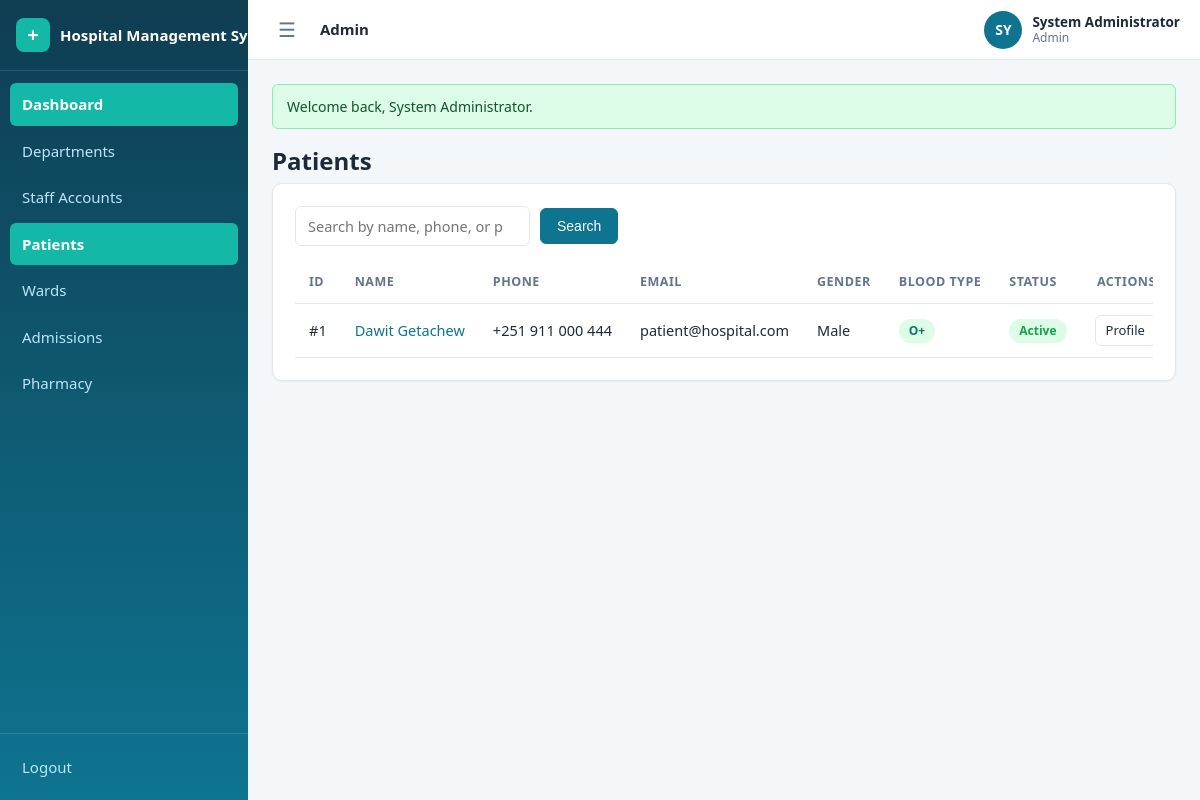
Screenshot of /admin/patients (signed in) with the database file from the repository.
### tables this page shows
CREATE TABLE IF NOT EXISTS patients (
    id                      INT UNSIGNED AUTO_INCREMENT PRIMARY KEY,
    user_id                 INT UNSIGNED NOT NULL,
    date_of_birth           DATE DEFAULT NULL,
    gender                  ENUM('male','female','other') DEFAULT NULL,
    address                 VARCHAR(255) DEFAULT NULL,
    emergency_contact_name  VARCHAR(100) DEFAULT NULL,
    emergency_contact_phone VARCHAR(30)  DEFAULT NULL,
    blood_type              ENUM('A+','A-','B+','B-','AB+','AB-','O+','O-') DEFAULT NULL,
    allergies               TEXT DEFAULT NULL,
    created_at              TIMESTAMP NOT NULL DEFAULT CURRENT_TIMESTAMP,
    UNIQUE KEY uq_patients_user (user_id),
    CONSTRAINT fk_patients_user FOREIGN KEY (user_id) REFERENCES users(id) ON DELETE CASCADE
);

CREATE TABLE IF NOT EXISTS users (
    id             INT UNSIGNED AUTO_INCREMENT PRIMARY KEY,
    role           ENUM('admin','doctor','receptionist','patient','nurse','pharmacist','lab_technician') NOT NULL,
    name           VARCHAR(100) NOT NULL,
    email          VARCHAR(150) NOT NULL,
    password       VARCHAR(255) NOT NULL,
    phone          VARCHAR(30)  DEFAULT NULL,
    photo          VARCHAR(255) DEFAULT NULL,
    status         ENUM('active','inactive') NOT NULL DEFAULT 'active',
    last_login_at  DATETIME DEFAULT NULL,
    created_at     TIMESTAMP NOT NULL DEFAULT CURRENT_TIMESTAMP,
    updated_at     TIMESTAMP NOT NULL DEFAULT CURRENT_TIMESTAMP ON UPDATE CURRENT_TIMESTAMP,
    UNIQUE KEY uq_users_email (email)
);

### config/helpers.php (called while the page is built, shortened)
<?php
function e($value): string
{
    return htmlspecialchars((string) $value, ENT_QUOTES, 'UTF-8');
}
function url(string $path = ''): string
{
    return BASE_URL . '/' . ltrim($path, '/');
}
function render_partial(string $view, array $data = []): string
{
    extract($data, EXTR_SKIP);
    require APP_ROOT . '/views/' . $view . '.php';
    return ob_get_clean();
}
function view(string $view, array $data = [], string $layout = 'app'): void
{
    $content = render_partial($view, $data);
}

### controllers/PatientController.php (called while the page is built, shortened)
<?php
class PatientController
{
    public function index(): void
    {
        $user   = require_role('admin', 'receptionist');
        $q      = trim($_GET['q'] ?? '');
        $patients = Patient::search($q);
        view('patients/index', [
            'patients' => $patients,
            'q'        => $q,
            'isAdmin'  => $user['role'] === 'admin',
            'roleHome' => $user['role'] === 'receptionist' ? '/receptionist' : '/admin',
        ]);
    }
}

### public/index.php (called while the page is built, shortened)
<?php
require_once __DIR__ . '/../config/config.php';
$method = $_SERVER['REQUEST_METHOD'];
$path   = '/' . trim($_GET['url'] ?? '', '/');
if ($path !== '/') {
    $path = rtrim($path, '/');
}
[$controllerClass, $action, $params] = dispatch($routes, $method, $path);
$controller = new $controllerClass();
call_user_func_array([$controller, $action], [$params]);
function dispatch(array $routes, string $method, string $path): array
{
    foreach ($routes[$method] ?? [] as $pattern => $handler) {
        $params = match_route($pattern, $path);
        if ($params !== null) {
            return [$handler[0], $handler[1], $params];
        }
    }
    exit;
}
function match_route(string $pattern, string $path): ?array
{
    $patternParts = explode('/', trim($pattern, '/'));
    $pathParts    = $path === '/' ? [''] : explode('/', trim($path, '/'));
    if (count($patternParts) !== count($pathParts)) {
        return null;
    }
    $params = [];
    return $params;
}

### config/config.php (called while the page is built, shortened)
<?php
spl_autoload_register(function (string $class): void {
    foreach (['controllers', 'models'] as $dir) {
        $file = APP_ROOT . '/' . $dir . '/' . $class . '.php';
        if (is_file($file)) {
            return;
        }
    }
});
require_once APP_ROOT . '/config/database.php';
function db(): PDO
{
    return Database::getInstance();
}
require_once APP_ROOT . '/config/helpers.php';

### config/database.php (called while the page is built, shortened)
<?php
final class Database
{
    private static ?PDO $instance = null;
    public static function getInstance(): PDO
    {
        if (self::$instance === null) {
            $dsn = 'mysql:host=' . DB_HOST . ';port=' . DB_PORT . ';dbname=' . DB_NAME . ';charset=' . DB_CHARSET;
            try {
                self::$instance = new PDO($dsn, DB_USER, DB_PASS, [
                    PDO::ATTR_ERRMODE            => PDO::ERRMODE_EXCEPTION,
                    PDO::ATTR_DEFAULT_FETCH_MODE => PDO::FETCH_ASSOC,
                    PDO::ATTR_EMULATE_PREPARES   => false,
                ]);
            } catch (PDOException $e) {
                die('Database connection failed: ' . e($e->getMessage()));
            }
        }
        return self::$instance;
    }
}

### models/Patient.php (called while the page is built, shortened)
<?php
class Patient
{
    public static function search(string $term = ''): array
    {
        $term = trim($term);
        $stmt = db()->prepare(
            'SELECT p.id, p.gender, p.blood_type, p.created_at AS profile_created_at,
                    u.name, u.email, u.phone, u.status, u.created_at AS account_created_at
             FROM patients p
             JOIN users u ON u.id = p.user_id
             WHERE (:term = "") OR p.id = :num OR u.name LIKE :like OR u.phone LIKE :like2
             ORDER BY u.name'
        );
        $stmt->execute([
            ':term'  => $term,
            ':num'   => (int) $term !== 0 ? (int) $term : -1,
            ':like'  => '%' . $term . '%',
            ':like2' => '%' . $term . '%',
        ]);
        return $stmt->fetchAll();
    }
}

### views/patients/index.php (the view, shortened to what this page needs)
<div class="row">
    <h1 class="page-title grow">Patients</h1>
</div>
<div class="card">
    <form class="form-inline" method="get" action="<?= url('/' . ($isAdmin ? 'admin' : 'receptionist') . '/patients') ?>">
        <div class="grow">
            <input type="search" name="q" value="<?= e($q) ?>"
                   placeholder="Search by name, phone, or patient ID…">
        </div>
        <button class="btn btn-primary" type="submit">Search</button>
    </form>
    <?php if ($patients): ?>
        <div class="table-wrap">
            <table class="table">
                <thead>
                    <tr>
                        <th>ID</th>
                        <th>Name</th>
                        <th>Phone</th>
                        <th>Email</th>
                        <th>Gender</th>
                        <th>Blood type</th>
                        <th>Status</th>
                        <th class="text-right">Actions</th>
                    </tr>
                </thead>
                <tbody>
                    <?php foreach ($patients as $p): ?>
                        <tr>
                            <td>#<?= (int) $p['id'] ?></td>
                            <td><a href="<?= url('/' . ($isAdmin ? 'admin' : 'receptionist') . '/patients/' . (int) $p['id'] . '/profile') ?>"><?= e($p['name']) ?></a></td>
                            <td><?= e($p['phone'] ?: '—') ?></td>
                            <td><?= e($p['email']) ?></td>
                            <td><?= e(ucfirst((string) $p['gender'])) ?></td>
                            <td><span class="badge badge-approved"><?= e($p['blood_type'] ?: '—') ?></span></td>
                            <td><span class="badge badge-<?= e($p['status']) ?>"><?= e($p['status']) ?></span></td>
                            <td class="text-right">
                                <a class="btn btn-sm" href="<?= url('/' . ($isAdmin ? 'admin' : 'receptionist') . '/patients/' . (int) $p['id'] . '/profile') ?>">Profile</a>
                            </td>
                        </tr>
                    <?php endforeach; ?>
                </tbody>
            </table>
        </div>
    <?php else: ?>
        <p class="empty-state">No patients found<?= $q !== '' ? ' for "' . e($q) . '"' : '' ?>.</p>
    <?php endif; ?>
</div>

### public/assets/css/style.css (style rules this page uses)
:root { --primary: #0e7490; --primary-dark: #155e75; --primary-soft: #ecfeff; --teal: #14b8a6; --teal-dark: #0f766e; --bg: #f4f7f9; --surface: #ffffff; --border: #e2e8f0; --text: #1e293b; --text-muted: #64748b; --ok: #16a34a; --ok-soft: #dcfce7; --warn: #b45309; --warn-soft: #fef3c7; --danger: #dc2626; --danger-soft: #fee2e2; --info: #0369a1; --info-soft: #dbeafe; --radius: 10px; --radius-sm: 6px; --shadow-sm: 0 1px 2px rgba(15, 23, 42, .06); --shadow-md: 0 10px 24px rgba(15, 23, 42, .10); --font: 'Segoe UI', system-ui, -apple-system, sans-serif; --sidebar-w: 248px; --sidebar-coll: 76px; --header-h: 60px; }
* { box-sizing: border-box; }
html, body { margin: 0; padding: 0; font-family: var(--font); color: var(--text); background: var(--bg); font-size: 15px; line-height: 1.5; }
a { color: var(--primary); text-decoration: none; }
.app { display: flex; min-height: 100vh; }
.page-title { font-size: 24px; margin: 0 0 4px; }
.card { background: var(--surface); border: 1px solid var(--border); border-radius: var(--radius); box-shadow: var(--shadow-sm); padding: 22px; }
.btn { display: inline-flex; align-items: center; justify-content: center; gap: 6px; padding: 9px 16px; border-radius: var(--radius-sm); border: 1px solid var(--border); background: var(--surface); color: var(--text); font-size: 14px; font-weight: 500; cursor: pointer; transition: background .15s, border-color .15s, box-shadow .15s; }
.btn-primary { background: var(--primary); border-color: var(--primary); color: #fff; }
.btn-sm { padding: 5px 10px; font-size: 13px; }
input[type="text"], input[type="email"], input[type="password"], input[type="date"], input[type="time"], input[type="tel"], input[type="search"], input[type="number"], select, textarea { width: 100%; padding: 9px 12px; border: 1px solid var(--border); border-radius: var(--radius-sm); font-size: 14.5px; font-family: var(--font); color: var(--text); background: var(--surface); transition: border-color .15s, box-shadow .15s; }
.form-inline { display: flex; gap: 10px; align-items: center; flex-wrap: wrap; }
.badge { display: inline-block; padding: 3px 10px; border-radius: 999px; font-size: 12px; font-weight: 600; text-transform: capitalize; }
.badge-approved { background: var(--ok-soft); color: var(--teal-dark); }
.badge-active { background: var(--ok-soft); color: var(--ok); }
.table-wrap { overflow-x: auto; margin-top: 16px; }
.table { width: 100%; border-collapse: collapse; font-size: 14.5px; }
.table th, .table td { text-align: left; padding: 11px 14px; border-bottom: 1px solid var(--border); white-space: nowrap; }
.table th { font-size: 12.5px; text-transform: uppercase; letter-spacing: .04em; color: var(--text-muted); }
th.text-right, td.text-right { text-align: right; }
.row { display: flex; gap: 14px; align-items: center; flex-wrap: wrap; }
.row .grow { flex: 1; }

### rows the page displays
patients: id "1", user.name "Dawit Getachew", user.phone "+251 911 000 444", user.email "patient@hospital.com", gender "Male", blood_type "O+", user.status "Active"

### other values shown
APP_NAME "Hospital Management…"
$label "Dashboard"
$label "Departments"
$label "Staff Accounts"
$label "Patients"
$label "Wards"
$label "Admissions"
$label "Pharmacy"
$roleLabel "Admin"
$initials "SY"
$user['name'] "System Administrator"
$flash['message'] "Welcome back, System Administrator."
